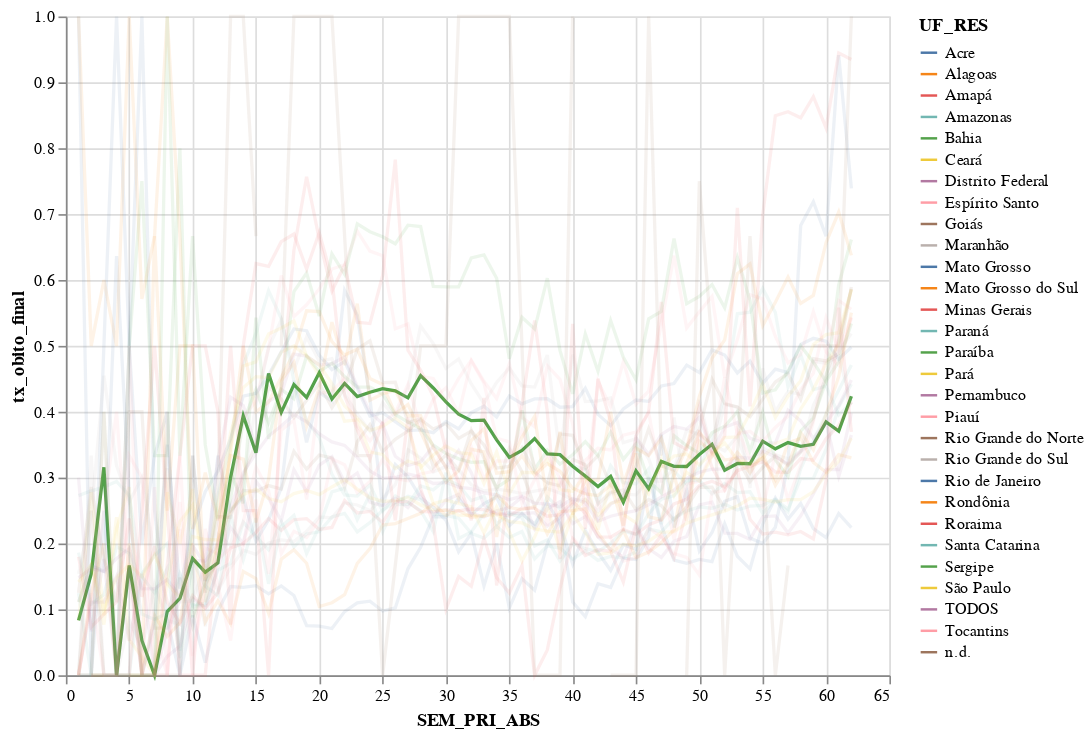

The cell this chart's notebook holds for it:
### Code cell
#colapse

# single-value selection over [Major_Genre, MPAA_Rating] pairs
# use specific hard-wired values as the initial selected values

UF_RES_list = df.UF_RES.unique().tolist()
UF_RES_list.sort()

selection = alt.selection_single(
    name='Select',
    fields=['UF_RES'],
    init={'UF_RES': 'Bahia'},
    bind={'UF_RES': alt.binding_select(options=UF_RES_list)}
#     fields=['Estado', 'Cidade'],
#     init={'Estado': 'Bahia', 'Cidade': 'Salvador'},
#     bind={'Estado': alt.binding_select(options=genres), 'Cidade': alt.binding_radio(options=mpaa)}
)
  
# scatter plot, modify opacity based on selection
alt.Chart(df).mark_line().add_selection(
    selection
).encode(
    x='SEM_PRI_ABS',
    y='tx_obito_final',
    color='UF_RES:N',
    tooltip='UF_RES',
    opacity=alt.condition(selection, alt.value(1.0), alt.value(0.10))
).properties(
    width=500,
    height=400
)

### Figure 1 — Vega-Lite specification as saved in the notebook (floating-point values rounded to 4 significant figures; data arrays with more than 128 entries replaced by an {"elided": "..."} marker saying what was removed)
{"config": {"view": {"continuousWidth": 400, "continuousHeight": 300}}, "data": {"name": "data-a84403b28cfa1365b362353fdb32248b"}, "mark": "line", "encoding": {"color": {"type": "nominal", "field": "UF_RES"}, "opacity": {"condition": {"value": 1.0, "selection": "Select"}, "value": 0.1}, "tooltip": {"type": "nominal", "field": "UF_RES"}, "x": {"type": "quantitative", "field": "SEM_PRI_ABS"}, "y": {"type": "quantitative", "field": "tx_obito_final"}}, "height": 400, "selection": {"Select": {"type": "single", "fields": ["UF_RES"], "init": {"UF_RES": "Bahia"}, "bind": {"UF_RES": {"input": "select", "options": ["Acre", "Alagoas", "Amapá", "Amazonas", "Bahia", "Ceará", "Distrito Federal", "Espírito Santo", "Goiás", "Maranhão", "Mato Grosso", "Mato Grosso do Sul", "Minas Gerais", "Paraná", "Paraíba", "Pará", "Pernambuco", "Piauí", "Rio Grande do Norte", "Rio Grande do Sul", "Rio de Janeiro", "Rondônia", "Roraima", "Santa Catarina", "Sergipe", "São Paulo", "TODOS", "Tocantins", "n.d."]}}}}, "width": 500, "$schema": "https://vega.github.io/schema/vega-lite/v4.8.1.json", "datasets": {"data-a84403b28cfa1365b362353fdb32248b": {"elided": "1772 records"}}}
